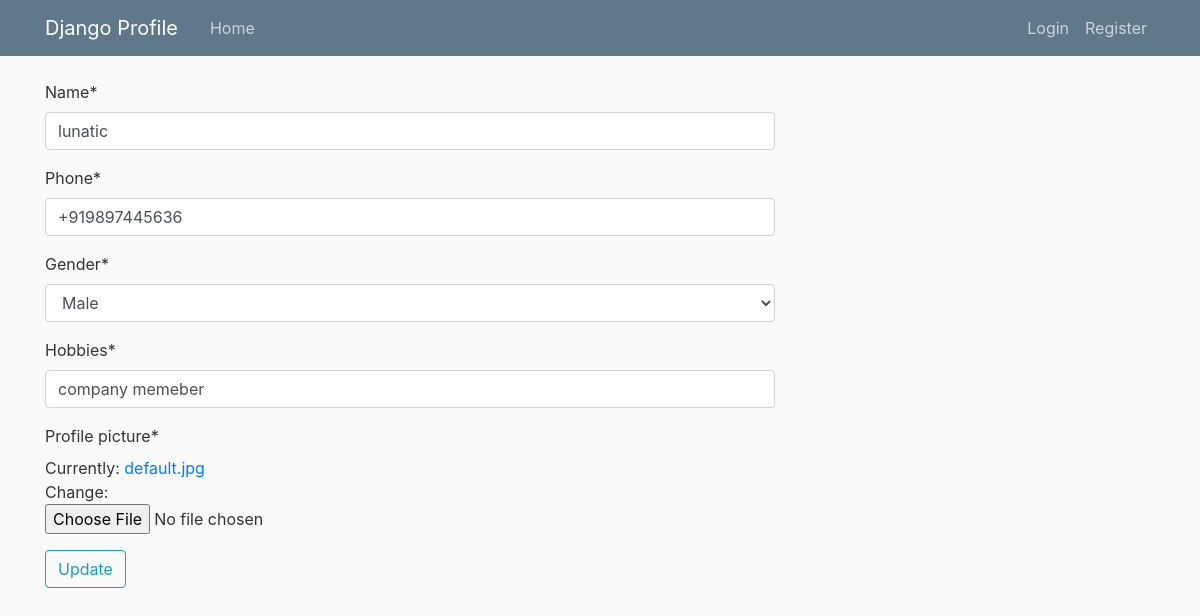
Page /44/edit on the committed database.
### company/models.py (models this page shows, shortened)
class User(models.Model):
    email = models.EmailField()
    password = models.CharField(max_length=50)
    name = models.CharField(max_length=160)
    type = models.CharField(max_length=7, choices=TITLE_CHOICES, default='Manager')
    phone = PhoneNumberField(null=True)
    gender = models.CharField(max_length=6, default='Male', choices=user_sex)
    hobbies = models.CharField(max_length=250)
    profile_picture = models.ImageField(default='default.jpg', upload_to='profile_pics')
    class Meta:
        verbose_name_plural = 'User'

### company/views.py (the view)
# urls.py: path('<int:id>/edit', views.member_update, name='update'),
def member_update(request, id=None):
    instance = get_object_or_404(User, id=id)
    form = EditProfileForm(request.POST or None, instance=instance)
    if form.is_valid():
        instance  = form.save(commit=False)
        instance.save()
        return redirect(instance.get_absolute_url())
    context ={
        'name': instance.name,
        'instance': instance,
        "form":form,
    }
    return render(request, 'company/edit_profile.html', context)

### company/forms.py
class EditProfileForm(ModelForm):
    class Meta:
        model = User
        fields = ('name','phone','gender','hobbies','profile_picture')

### company/templates/company/edit_profile.html (shortened to what this page needs)
{% extends "company/base.html" %}
{% load crispy_forms_tags %}
{% block content  %}
<form  method="post">
      {{ form|crispy}}
      <div class="form-group">
          <button class="btn btn-outline-info" type="submit">Update</button>
      </div>
    </form>
{% endblock %}

### company/static/company/style.css (style rules this page uses)
body { background: #fafafa; color: #333333; margin-top: 5rem; }

### rows in the picture
User: name "lunatic", phone "+919897445636", gender "Male", hobbies "company memeber"
